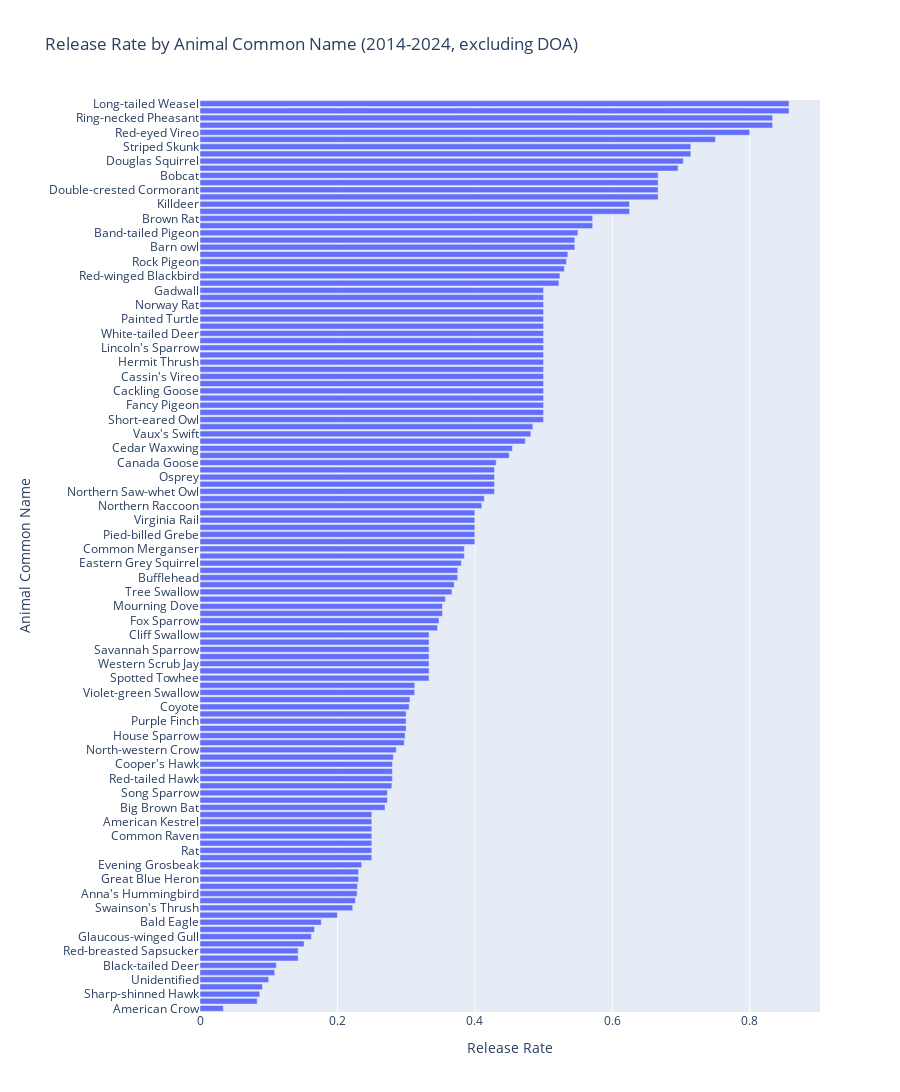

Notebook code for this chart:
### Markdown cell above
## Plot all Release Rate

### Code cell
# Group by species and calculate total and released counts
grouped = df.groupby("patients_common_name")["patients_disposition"].value_counts().unstack().fillna(0)

# Calculate total excluding "Dead on arrival" cases
exclude_cols = ["Dead on arrival"] if "Dead on arrival" in grouped.columns else []
included_cols = [col for col in grouped.columns if col not in exclude_cols]
grouped["total_excluding_doa"] = grouped[included_cols].sum(axis=1)
grouped["doa_count"] = grouped.get("Dead on arrival", 0)

grouped["released"] = grouped.get("Released", 0)
grouped["release_rate"] = grouped["released"] / grouped["total_excluding_doa"]
grouped = grouped.reset_index()

# Filter out species with 0% or 100% release rate
grouped = grouped[(grouped["release_rate"] > 0) & (grouped["release_rate"] < 1)]

# Sort by release rate (ascending for horizontal bar chart to show highest at top)
grouped = grouped.sort_values(by="release_rate", ascending=True)

# Create horizontal bar chart for better readability
fig = px.bar(
    grouped,
    y="patients_common_name",
    x="release_rate",
    orientation='h',
    hover_data={"released": ":.0f", "total_excluding_doa": ":.0f", "doa_count": ":.0f"},
    labels={
        "patients_common_name": "Animal Common Name", 
        "release_rate": "Release Rate",
        "released": "Released",
        "total_excluding_doa": "Total Received (excl. DOA)",
        "doa_count": "Dead on Arrival"
    },
    title="Release Rate by Animal Common Name (2014-2024, excluding DOA)",
    height=max(400, len(grouped) * 25)  # Dynamic height based on number of species
)

# Customize hover template with background color
fig.update_traces(
    hovertemplate='<b>%{y}</b><br>' +
                  'Release Rate: %{x:.1%}<br>' +
                  'Released: %{customdata[0]:.0f}<br>' +
                  'Total Received (excl. DOA): %{customdata[1]:.0f}<br>' +
                  'Total DOA: %{customdata[2]:.0f}' +
                  '<extra></extra>'
)

fig.update_layout(
    yaxis={'categoryorder':'total ascending'},  # Ensures bars are sorted by value
    margin=dict(l=200),  # More left margin for animal names
    hoverlabel=dict(
        bgcolor="white",  # White background
        font_size=14,
        font_family="Arial",
        font_color="black",  # Black text
        bordercolor="black"  # Black border for definition
    )
)
fig.show()
fig.write_html("14to24/release_rate.html")

### Figure 1 — Plotly figure (JSON) as saved in the notebook; plotly's stock layout.template omitted (floating-point values rounded to 4 significant figures; data arrays with more than 128 entries replaced by an {"elided": "..."} marker saying what was removed)
{"data": [{"customdata": {"elided": "127x3 float values"}, "hovertemplate": "<b>%{y}</b><br>Release Rate: %{x:.1%}<br>Released: %{customdata[0]:.0f}<br>Total Received (excl. DOA): %{customdata[1]:.0f}<br>Total DOA: %{customdata[2]:.0f}<extra></extra>", "legendgroup": "", "marker": {"color": "#636efa", "pattern": {"shape": ""}}, "name": "", "orientation": "h", "showlegend": false, "textposition": "auto", "type": "bar", "x": [0.0339, 0.08333, 0.08696, 0.09091, 0.1, 0.1087, 0.1111, 0.1429, 0.1429, 0.1515, 0.1622, 0.1667, 0.1765, 0.2, 0.2222, 0.2261, 0.2286, 0.229, 0.2308, 0.2308, 0.2353, 0.25, 0.25, 0.25, 0.25, 0.25, 0.25, 0.25, 0.2692, 0.2727, 0.2727, 0.2791, 0.28, 0.28, 0.28, 0.2813, 0.2857, 0.2973, 0.2985, 0.3, 0.3, 0.3, 0.3043, 0.3056, 0.3125, 0.3125, 0.3333, 0.3333, 0.3333, 0.3333, 0.3333, 0.3333, 0.3333, 0.3457, 0.3478, 0.3529, 0.3529, 0.3571, 0.3667, 0.3699, 0.375, 0.375, 0.3803, 0.3846, 0.3846, 0.4, 0.4, 0.4, 0.4, 0.4, 0.4101, 0.4138, 0.4286, 0.4286, 0.4286, 0.4286, 0.431, 0.45, 0.4545, 0.4734, 0.4815, 0.4844, 0.5, 0.5, 0.5, 0.5, 0.5, 0.5, 0.5, 0.5, 0.5, 0.5, 0.5, 0.5, 0.5, 0.5, 0.5, 0.5, 0.5, 0.5, 0.5, 0.5222, 0.5238, 0.5302, 0.5333, 0.5353, 0.5455, 0.5455, 0.55, 0.5714, 0.5714, 0.625, 0.625, 0.6667, 0.6667, 0.6667, 0.6667, 0.6957, 0.7033, 0.7143, 0.7143, 0.75, 0.8, 0.8333, 0.8333, 0.8571, 0.8571], "xaxis": "x", "y": ["American Crow", "Pine Siskin", "Sharp-shinned Hawk", "Great Horned Owl", "Unidentified", "Black-capped Chickadee", "Black-tailed Deer", "Rufous Hummingbird", "Red-breasted Sapsucker", "Bewick's Wren", "Glaucous-winged Gull", "Red-breasted Nuthatch", "Bald Eagle", "Ruddy Duck", "Swainson's Thrush", "Dark-eyed Junco", "Anna's Hummingbird", "Northern Flicker", "Great Blue Heron", "Pileated Woodpecker", "Evening Grosbeak", "Chestnut-backed Chickadee", "Rat", "American Coot", "Common Raven", "Black-headed Grosbeak", "American Kestrel", "Unidentified Scrub Jay", "Big Brown Bat", "Merlin", "Song Sparrow", "Northwestern Crow", "Red-tailed Hawk", "Little Brown Bat", "Cooper's Hawk", "Eastern Cottontail", "North-western Crow", "House Finch", "House Sparrow", "Peregrine Falcon", "Purple Finch", "Barred Owl", "Coyote", "Glaucous Gull", "Violet-green Swallow", "American Goldfinch", "Spotted Towhee", "North American Beaver", "Western Scrub Jay", "Common Goldeneye", "Savannah Sparrow", "Downy Woodpecker", "Cliff Swallow", "Steller's Jay", "Fox Sparrow", "Varied Thrush", "Mourning Dove", "Green Heron", "Tree Swallow", "American Robin", "Bufflehead", "Silver-haired Bat", "Eastern Grey Squirrel", "Barn Swallow", "Common Merganser", "Short-tailed Weasel", "Pied-billed Grebe", "Golden-crowned Sparrow", "Virginia Rail", "Mountain Beaver", "Northern Raccoon", "Barn Owl", "Northern Saw-whet Owl", "Townsend's Vole", "Osprey", "Wood Duck", "Canada Goose", "Eurasian Collared-dove", "Cedar Waxwing", "Eastern Gray Squirrel", "Vaux's Swift", "Townsend's Chipmunk", "Short-eared Owl", "Townsend's Mole", "Fancy Pigeon", "Ruby-crowned Kinglet", "Cackling Goose", "Brewer's Blackbird", "Cassin's Vireo", "Northern Harrier", "Hermit Thrush", "Lesser Scaup", "Lincoln's Sparrow", "Western Screech-owl", "White-tailed Deer", "North American Porcupine", "Painted Turtle", "American Mink", "Norway Rat", "Bobwhite Quail", "Gadwall", "Northwestern Deermouse", "Red-winged Blackbird", "Virginia Opossum", "Rock Pigeon", "Mallard", "Barn owl", "Deer Mouse", "Band-tailed Pigeon", "Western Grebe", "Brown Rat", "Northern Pygmy-owl", "Killdeer", "Western Scrub-Jay", "Double-crested Cormorant", "Ring-necked Duck", "Bobcat", "Northern Flying Squirrel", "Douglas Squirrel", "House Mouse", "Striped Skunk", "Common Barn-owl", "Red-eyed Vireo", "Water Vole", "Ring-necked Pheasant", "Western Screech Owl", "Long-tailed Weasel"], "yaxis": "y"}], "layout": {"barmode": "relative", "height": 3175, "hoverlabel": {"bgcolor": "white", "bordercolor": "black", "font": {"color": "black", "family": "Arial", "size": 14}}, "legend": {"tracegroupgap": 0}, "margin": {"l": 200}, "title": {"text": "Release Rate by Animal Common Name (2014-2024, excluding DOA)"}, "xaxis": {"anchor": "y", "domain": [0, 1], "title": {"text": "Release Rate"}}, "yaxis": {"anchor": "x", "categoryorder": "total ascending", "domain": [0, 1], "title": {"text": "Animal Common Name"}}}}
